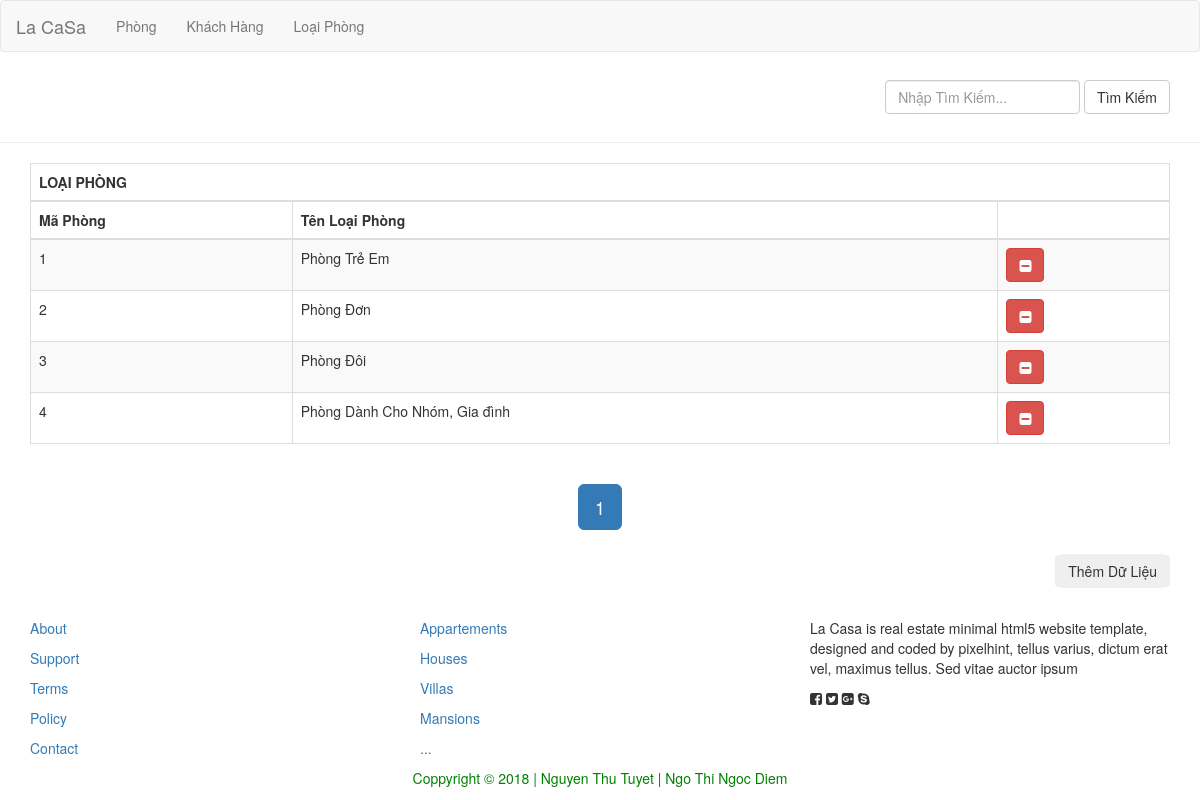
The app's page /loaiphong.php with its own data.
### tables this page shows
CREATE TABLE IF NOT EXISTS `loaiphong` (
  `IDLoaiPhong` int(11) NOT NULL AUTO_INCREMENT,
  `TenLoaiPhong` varchar(50) NOT NULL,
  PRIMARY KEY (`IDLoaiPhong`)
);

### app/db.php (called while the page is built, shortened)
<?php
	class db
	{
		public static $conn;
		public function __construct()
		{
			self::$conn = new mysqli(DB_HOST, DB_USER, DB_PASS, DB_NAME);
			self::$conn->set_charset('utf8');
		}
		public function getData($obj)
		{
			$arr = array();
			while ($row = $obj->fetch_assoc())
			{
				$arr[] = $row;
			}
			return $arr;
		}
		public function getAll($sql, $page = 0, $per_page = 1)
		{
			$first_link = ($page - 1) * $per_page;
			if ($first_link >= 0)
			{
				$sql .= " LIMIT $first_link, $per_page";
			}
			$result = self::$conn->query($sql);
			return $this->getData($result);
		}
		public function countAll($sql)
		{
			$result = self::$conn->query($sql);
			return $result->num_rows;
		}
	}
?>

### loaiphong.php (the view, shortened to what this page needs)
<?php
	require_once('app/db.php');
	$db = new db();
	$page = 0;
	if (isset($_GET['page']))
	{
		$page = $_GET['page'];
	}
	else
	{
		$page = 1;
	}
	$per_page = 6;
	$total_rows = $db->countAll("SELECT * FROM loaiphong");
	$sqlLoaiPhong = "SELECT IDLoaiPhong, TenLoaiPhong FROM loaiphong";
	$DSLoaiPhong = $db->getAll($sqlLoaiPhong, $page, $per_page);
?>
<!DOCTYPE html>
<html lang="en">
<head>
	<link rel="stylesheet" href="public/bootstrap-3.3.7-dist/css/bootstrap.min.css">
	<link rel="stylesheet" href="public/font-awesome-4.7.0/css/font-awesome.min.css">
	<link rel="stylesheet" href="public/css/phong.css">
</head>
<body>
	<div id="header">
		<nav class="navbar navbar-default" role="navigation">
			<div class="container-fluid">
				<div class="navbar-header">
					<a class="navbar-brand" href="index.php">La CaSa</a>
				</div>
				<div class="collapse navbar-collapse navbar-ex1-collapse">
					<ul class="nav navbar-nav">
						<li><a href="phong.php">Phòng</a></li>
						<li><a href="khachhang.php">Khách Hàng</a></li>
						<li><a href="loaiphong.php">Loại Phòng</a></li>
					</ul>
				</div>
			</div>
		</nav>
	</div>
	<div id="middle">
		<div class="container">
			<div class="nav navbar-nav navbar-right">
				<form class="navbar-form navbar-left" role="search">
					<div class="form-group">
						<input type="text" class="form-control" placeholder="Nhập Tìm Kiếm...">
					</div>
					<button type="submit" class="btn btn-default">Tìm Kiếm</button>
				</form>
			</div>
		</div>
	</div>
	<hr>
	<div class="middle-table">
		<div class="container">
			<div class="table">
				<table class="table table-striped table-bordered table-hover">
					<thead>
						<th colspan="3">LOẠI PHÒNG</th>
					</thead>
					<thead>
						<th>Mã Phòng</th>
						<th>Tên Loại Phòng</th>
						<th></th>
					</thead>
					<tbody>
						<?php
							foreach ($DSLoaiPhong as $row)
							{
								echo "<tr>";
								echo "<td onclick='ShowAndLoadDataModal(this.parentNode);'>".$row['IDLoaiPhong']."</td>";
								echo "<td onclick='ShowAndLoadDataModal(this.parentNode);'>".$row['TenLoaiPhong']."</td>";
								echo "<td>";
								echo "<div class='buttonicon'>";
								echo "<a class='btn btn-danger' href='xoaLoaiPhong.php?IDLoaiPhong=".$row['IDLoaiPhong']."'><i class='fa fa-minus-square' aria-hidden='true'></i></a>";
								echo "</div>";
								echo "</td>";
								echo "</tr>";
							}
						?>
					</tbody>
				</table>
			</div>
			<div style="text-align: center;">
				<ul class="pagination pagination-lg">
					<?php
					if($total_rows > 0)
					{
						$total_links = ceil($total_rows/$per_page);
					   	$link = "";
					   	for ($j = 1; $j <= $total_links; $j++)
					   	{
					   		if ($j == $page)
					   		{
					   			$link = $link."<li class='active' id='li-pagination'><a href = 'loaiphong.php?page=$j'> $j </a></li>";
					   		}
					   		else
					   		{
					   			$link = $link."<li id='li-pagination'><a href = 'loaiphong.php?page=$j'> $j </a></li>";
					   		}
					   	}
					   	echo $link;
					}
					?>
				</ul>
			</div>
			<button class="btn pull-right" style="border-radius: 10%" data-toggle="modal" data-target="#myModal2">Thêm Dữ Liệu</button>
		</div>
	</div>
	<div id="footer">
		<div class="container">
			<div class="row">
				<div class="col-md-4">
					<p><a href="#">About</a></p>
					<p><a href="#">Support</a></p>
					<p><a href="#">Terms</a></p>
					<p><a href="#">Policy</a></p>
					<p><a href="#">Contact</a></p>
				</div>
				<div class="col-md-4">
					<p><a href="#">Appartements</a></p>
					<p><a href="#">Houses</a></p>
					<p><a href="#">Villas</a></p>
					<p><a href="#">Mansions</a></p>
					<p><a href="#">...</a></p>
				</div>
				<div class="col-md-4">
					<p>
						La Casa is real estate minimal html5 website template, designed and coded by pixelhint, tellus varius, dictum erat vel, maximus tellus. Sed vitae auctor ipsum
					</p>
					<p>
						<i class="fa fa-facebook-square" aria-hidden="true"></i>
						<i class="fa fa-twitter-square" aria-hidden="true"></i>
						<i class="fa fa-google-plus-square" aria-hidden="true"></i>
						<i class="fa fa-skype" aria-hidden="true"></i>
					</p>
				</div>
			</div>
			<div class="ft-name">
				Coppyright &copy 2018 | Nguyen Thu Tuyet | Ngo Thi Ngoc Diem
			</div>
		</div>
	</div>
</body>
</html>

### public/css/phong.css (style rules this page uses)
.table { width: 100%; }
table, th, td { border: 1px solid black; border-collapse: collapse; text-align: left; padding: 10px; }
#footer { margin-top: 30px; }
.ft-name { border: 1px; border-color: red; color: green; text-align: center; }

### records on screen
loaiphong: IDLoaiPhong "1", TenLoaiPhong "Phòng Trẻ Em"
loaiphong: IDLoaiPhong "2", TenLoaiPhong "Phòng Đơn"
loaiphong: IDLoaiPhong "3", TenLoaiPhong "Phòng Đôi"
loaiphong: IDLoaiPhong "4", TenLoaiPhong "Phòng Dành Cho Nhóm, Gia đình"
